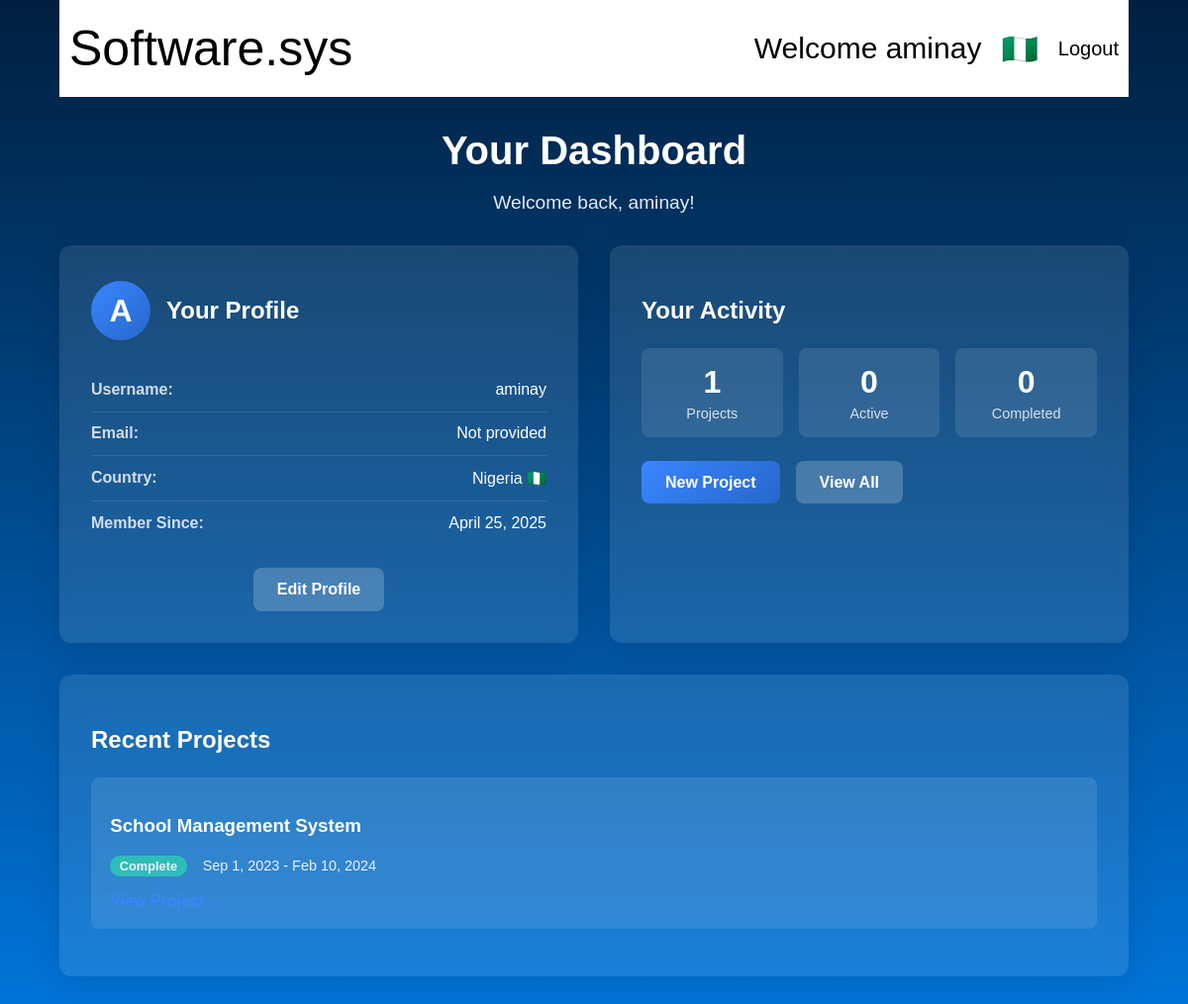
Screenshot of /dashboard.php (signed in) with the database file from the repository.
### tables this page shows
CREATE TABLE `countries` (
  `Country` varchar(50) NOT NULL,
  `Flag` varchar(10) NOT NULL
);

CREATE TABLE `projects` (
  `PID` int(11) NOT NULL,
  `UserName` varchar(20) NOT NULL,
  `Email` varchar(255) NOT NULL,
  `Title` varchar(50) NOT NULL,
  `StartDate` date NOT NULL,
  `EndDate` date NOT NULL,
  `Short_Description` varchar(1000) NOT NULL,
  `Phase_Dev` enum('Design','Development','Testing','Deployment','Complete') DEFAULT NULL,
  `Rating` tinyint(4) DEFAULT NULL CHECK (`Rating` between 1 and 5),
  `Feedback` text DEFAULT NULL,
  `Cost` int(11) NOT NULL
);

### dashboard.php (the view, shortened to what this page needs)
<?php
require_once("headers.php");
$stmt = $pdo->prepare('SELECT * FROM users WHERE username = :username');
$stmt->execute(['username' => $_SESSION['username']]);
$user = $stmt->fetch(PDO::FETCH_ASSOC);
$stmt = $pdo->prepare('SELECT Flag FROM countries WHERE Country = :country');
$stmt->execute(['country' => $_SESSION['country']]);
$flag = $stmt->fetchColumn();
$stmt = $pdo->prepare('SELECT COUNT(*) FROM projects WHERE UserName = :username');
$stmt->execute(['username' => $_SESSION['username']]);
$projectCount = $stmt->fetchColumn();
?>
<!DOCTYPE html>
<html lang="en">
<head>
    <link rel="stylesheet" href="dashboard.css">
</head>
<body>
    <header>
        <nav>
            <a href="home.php">Software.sys</a>
            <a href="dashboard.php">Welcome <?= htmlspecialchars($_SESSION['username']) ?></a>
            <a><?= $flag ?></a>
            <a href="logout.php">Logout</a>
        </nav>
    </header>
    <main class="dashboard-container">
        <div class="dashboard-header">
            <h1>Your Dashboard</h1>
            <p>Welcome back, <?= htmlspecialchars($user['first_name'] ?? htmlspecialchars($_SESSION['username'])) ?>!</p>
        </div>
        <div class="dashboard-grid">
            <section class="profile-card">
                <div class="profile-header">
                    <div class="profile-avatar">
                        <span><?= strtoupper(substr($user['first_name'] ?? $_SESSION['username'], 0, 1)) ?></span>
                    </div>
                    <h2>Your Profile</h2>
                </div>
                <div class="profile-details">
                    <div class="detail-row">
                        <span class="detail-label">Username:</span>
                        <span class="detail-value"><?= htmlspecialchars($_SESSION['username']) ?></span>
                    </div>
                    <div class="detail-row">
                        <span class="detail-label">Email:</span>
                        <span class="detail-value"><?= htmlspecialchars($SESSION['email'] ?? 'Not provided') ?></span>
                    </div>
                    <div class="detail-row">
                        <span class="detail-label">Country:</span>
                        <span class="detail-value"><?= htmlspecialchars($_SESSION['country'] ?? 'Unknown') ?> <?= $flag ?></span>
                    </div>
                    <div class="detail-row">
                        <span class="detail-label">Member Since:</span>
                        <span class="detail-value"><?= date('F j, Y', strtotime($user['registration_date'] ?? 'now')) ?></span>
                    </div>
                </div>
                <div class="profile-actions">
                    <a href="editprofile.php" class="dashboard-button">Edit Profile</a>
                </div>
            </section>
            <section class="stats-card">
                <h2>Your Activity</h2>
                <div class="stats-grid">
                    <div class="stat-item">
                        <div class="stat-value"><?= $projectCount ?></div>
                        <div class="stat-label">Projects</div>
                    </div>
                    <div class="stat-item">
                        <div class="stat-value">0</div>
                        <div class="stat-label">Active</div>
                    </div>
                    <div class="stat-item">
                        <div class="stat-value">0</div>
                        <div class="stat-label">Completed</div>
                    </div>
                </div>
                <div class="quick-actions">
                    <a href="newproject.php" class="dashboard-button primary">New Project</a>
                    <a href="projects.php" class="dashboard-button">View All</a>
                </div>
            </section>
            <section class="recent-card">
                <h2>Recent Projects</h2>
                <?php
                $stmt = $pdo->prepare('SELECT * FROM projects WHERE UserName = :username ORDER BY StartDate DESC LIMIT 3');
                $stmt->execute(['username' => $_SESSION['username']]);
                $projects = $stmt->fetchAll(PDO::FETCH_ASSOC);
                if (count($projects) > 0): ?>
                    <div class="project-list">
                        <?php foreach ($projects as $project): ?>
                            <div class="project-item">
                                <h3><?= htmlspecialchars($project['Title']) ?></h3>
                                <div class="project-meta">
                                    <span class="phase-badge <?= strtolower($project['Phase_Dev']) ?>"><?= htmlspecialchars($project['Phase_Dev']) ?></span>
                                    <span><?= date('M j, Y', strtotime($project['StartDate'])) ?> - <?= date('M j, Y', strtotime($project['EndDate'])) ?></span>
                                </div>
                                <a href="viewproject.php?id=<?= $project['PID'] ?>" class="project-link">View Project →</a>
                            </div>
                        <?php endforeach; ?>
                    </div>
                <?php else: ?>
                    <p class="no-projects">You don't have any projects yet. <a href="newproject.php">Create your first project</a> to get started!</p>
                <?php endif; ?>
            </section>
        </div>
    </main>
</body>
</html>

### dashboard.css (style rules this page uses)
body { margin: 0; padding: 0; font-family: 'Verdana', 'Arial Narrow', Arial, sans-serif; background: linear-gradient(to bottom, #001f3f, #0074D9); color: white; min-height: 100vh; }
header nav { display: flex; background-color: white; width: 90%; margin: 0 auto; padding: 10px 0; }
header nav a { padding: 10px; text-decoration: none; font-family: 'Verdana', 'Arial Narrow', Arial, sans-serif; color: black; align-content: center; font-size: clamp(15px, 5vw, 30px); transition: all 0.5s; }
header nav :nth-last-child(3) { margin-left: auto; }
header nav :nth-last-child(1) { font-size: clamp(10px, 5vw, 20px); }
header nav :first-child { font-size: clamp(25px, 7vw, 50px); }
.dashboard-container { width: 90%; max-width: 1400px; margin: 2rem auto; padding: 0 1rem; }
.dashboard-header { text-align: center; margin-bottom: 2rem; }
.dashboard-header h1 { font-size: 2.5rem; margin-bottom: 0.5rem; }
.dashboard-header p { font-size: 1.2rem; opacity: 0.9; }
.dashboard-grid { display: grid; grid-template-columns: repeat(auto-fit, minmax(400px, 1fr)); gap: 2rem; }
.profile-card { background: rgba(255, 255, 255, 0.1); backdrop-filter: blur(10px); border-radius: 12px; padding: 2rem; box-shadow: 0 8px 32px rgba(0, 0, 0, 0.1); }
.profile-header { display: flex; align-items: center; margin-bottom: 1.5rem; }
.profile-avatar { width: 60px; height: 60px; background: linear-gradient(135deg, #3a86ff, #2667cc); border-radius: 50%; display: flex; align-items: center; justify-content: center; margin-right: 1rem; font-size: 2rem; font-weight: bold; color: white; }
.profile-details { margin-bottom: 1.5rem; }
.detail-row { display: flex; justify-content: space-between; padding: 0.8rem 0; border-bottom: 1px solid rgba(255, 255, 255, 0.1); }
.detail-row:last-child { border-bottom: none; }
.detail-label { font-weight: bold; opacity: 0.8; }
.detail-value { text-align: right; }
.stats-card { background: rgba(255, 255, 255, 0.1); backdrop-filter: blur(10px); border-radius: 12px; padding: 2rem; box-shadow: 0 8px 32px rgba(0, 0, 0, 0.1); }
.stats-grid { display: grid; grid-template-columns: repeat(3, 1fr); gap: 1rem; margin: 1.5rem 0; }
.stat-item { background: rgba(255, 255, 255, 0.1); border-radius: 8px; padding: 1rem; text-align: center; }
.stat-value { font-size: 2rem; font-weight: bold; margin-bottom: 0.3rem; }
.stat-label { font-size: 0.9rem; opacity: 0.8; }
.recent-card { background: rgba(255, 255, 255, 0.1); backdrop-filter: blur(10px); border-radius: 12px; padding: 2rem; box-shadow: 0 8px 32px rgba(0, 0, 0, 0.1); grid-column: 1 / -1; }
.project-list { margin-top: 1.5rem; }
.project-item { background: rgba(255, 255, 255, 0.1); border-radius: 8px; padding: 1.2rem; margin-bottom: 1rem; }
.project-meta { display: flex; align-items: center; gap: 1rem; margin: 0.5rem 0; font-size: 0.9rem; opacity: 0.9; }
.phase-badge { padding: 0.2rem 0.6rem; border-radius: 20px; font-size: 0.8rem; font-weight: bold; }
.phase-badge.complete { background: #2ec4b6; }
.project-link { display: inline-block; margin-top: 0.5rem; color: #3a86ff; text-decoration: none; font-weight: bold; transition: color 0.3s; }
.dashboard-button { display: inline-block; padding: 0.8rem 1.5rem; background: rgba(255, 255, 255, 0.2); color: white; text-decoration: none; border-radius: 8px; font-weight: 600; transition: all 0.3s; border: none; cursor: pointer; text-align: center; }
.dashboard-button.primary { background: linear-gradient(135deg, #3a86ff, #2667cc); }
.profile-actions { display: flex; justify-content: center; }
.quick-actions { display: flex; gap: 1rem; margin-top: 1.5rem; }

### rows the page displays
countries: Flag "🇳🇬"
projects: Title "School Management System", Phase_Dev "Complete", StartDate "Sep 1, 2023", EndDate "Feb 10, 2024"

### other values shown
$_SESSION['username'] "aminay"
$user['first_name'] "aminay"
substr($user['first_name'] ?? $_SESSION['username'], 0, 1) "A"
$SESSION['email'] "Not provided"
$_SESSION['country'] "Nigeria"
date('F j, Y', strtotime($user['registration_date'] ?? 'now')) "April 25, 2025"
$projectCount "1"
